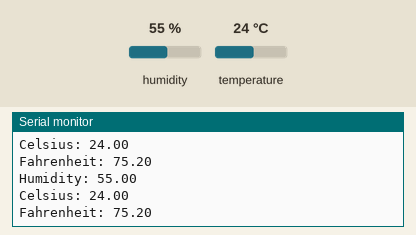
This sketch was run on a simulated Arduino Uno, built with avr-gcc and run on an emulated ATmega328P. On the bench: the last lines printed to the serial monitor. The inputs (shaded band) are chosen by the test bench; at power-on: humidity 55 %, temperature 24 °C.

Above: at 4.8 s.
4.9 s: humidity set to 22 %
At 6.7 s:
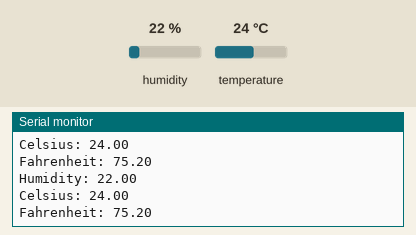
7.9 s: temperature set to 12 °C
At 9.1 s:
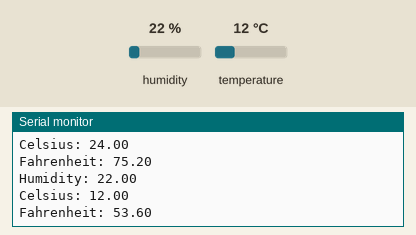
10.9 s: humidity set to 40 %
At 12.7 s:
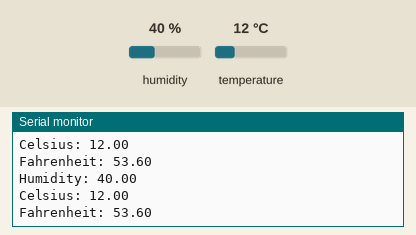
Timing chart, 0 to 14.2 s (numbered marks = the images above; inputs shaded):
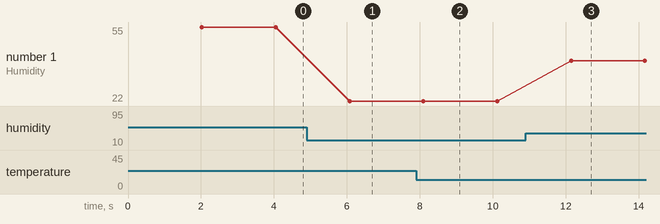

Measured:
- after the input at 4.9 s, the serial monitor: prints a new line after 1.2 s (image 1)
- after the input at 7.9 s, the serial monitor: prints a new line after 0.20 s (image 2)
- after the input at 10.9 s, the serial monitor: prints a new line after 1.2 s (image 3)
- plotted number 1: 55 → 22 after the input at 4.9 s, 22 → 40 after the input at 10.9 s

The sketch:

cps-sensors-dht11.ino
```cpp
#include <DHT.h> // DHT library by Adafruit

#define DHTTYPE DHT11  // alternatively DHT 22
#define PIN_DHT 16  // GPIO pin for sensor

//create dht sensor object
DHT dht(PIN_DHT, DHTTYPE);

void setup() {

  // init serial monitor
  Serial.begin(115200);

  // init dht sensor
  dht.begin();

}

void loop() {

    // sensor readings may be up to 2 seconds 'old' - dht is a very slow sensor
    delay(2000);

    // read humidity
    float h = dht.readHumidity();

    // read temperature as Celsius (default)
    float t = dht.readTemperature();

    // read temperature as Fahrenheit (isFahrenheit = true)
    float f = dht.readTemperature(true);

    // nan: not a number
    if (isnan(h) || isnan(t) || isnan(f)) {
      Serial.println("Failed to read from DHT sensor!");

    } else {

      // print to serial monitor
      Serial.println("Humidity: " + String(h));
      Serial.println("Celsius: " + String(t));
      Serial.println("Fahrenheit: " + String(f));

    }

}
```
